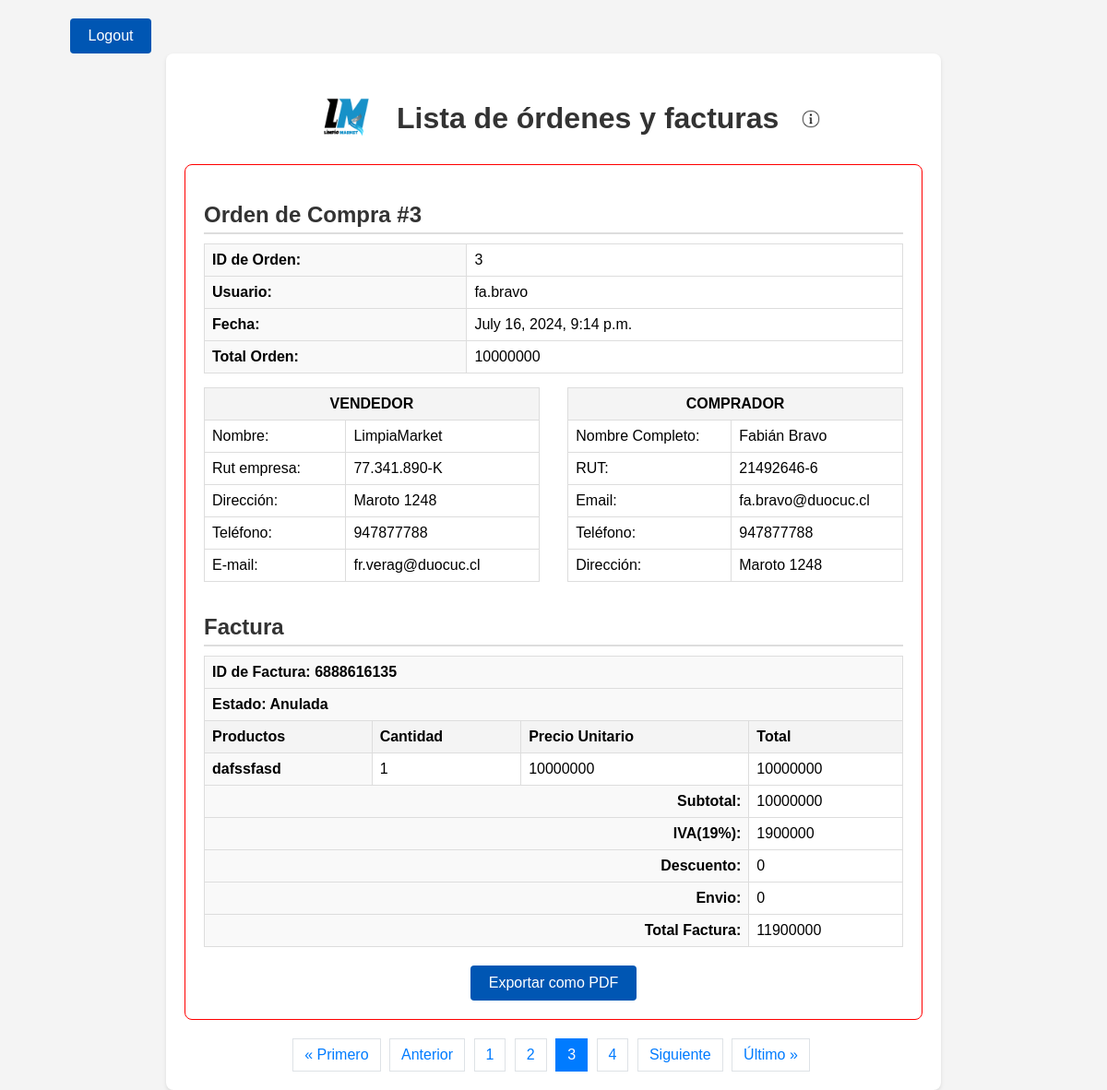
The page /lista_productos/?page=3 (signed in) on the database its author committed.
### webMarket/models.py (models this page shows, shortened)
class OrdenDeCompra(models.Model):
    id = models.AutoField(primary_key=True)  # Agregar campo id explícitamente
    usuario = models.ForeignKey(Usuario, on_delete=models.CASCADE)
    fecha = models.DateTimeField(auto_now_add=True)
    subtotal = models.IntegerField()
    total = models.IntegerField()
    descuento = models.IntegerField(null=True, blank=True)
    envio = models.IntegerField(null=True, blank=True)
    direccion = models.CharField(max_length=255, null=True, blank=True)

class Usuario(AbstractBaseUser, PermissionsMixin):
    nombre_usuario = models.CharField(max_length=30, unique=True)
    rut = models.CharField(max_length=10)
    email = models.EmailField()
    telefono = models.CharField(max_length=20)
    direccion = models.CharField(max_length=100)
    nombre_completo = models.CharField(max_length=100)
    is_active = models.BooleanField(default=True)
    is_staff = models.BooleanField(default=False)
    is_superuser = models.BooleanField(default=False)
    groups = models.ManyToManyField(
        Group,
        related_name='custom_user_groups',
        blank=True,
        help_text='The groups this user belongs to. A user will get all permissions granted to each of their groups.',
        verbose_name='groups'
    )
    user_permissions = models.ManyToManyField(
        Permission,
        related_name='custom_user_permissions',
        blank=True,
        help_text='Specific permissions for this user.',
        verbose_name='user permissions'
    )
    objects = MiAdministradorDeUsuarios()
    USERNAME_FIELD = 'nombre_usuario'
    REQUIRED_FIELDS = ['email', 'rut', 'telefono', 'direccion', 'nombre_completo']
    class Meta:
        verbose_name = 'usuario'
        verbose_name_plural = 'usuarios'

class Factura(models.Model):
    orden_de_compra = models.OneToOneField(OrdenDeCompra, on_delete=models.CASCADE)
    numero_factura = models.CharField(max_length=10, unique=True)
    subtotal = models.IntegerField()
    impuestos = models.IntegerField()
    total = models.IntegerField()
    fecha_emision = models.DateTimeField(default=timezone.now)
    condicion = models.CharField(max_length=20, default='creada')
    estado = models.CharField(max_length=20, default='Por Entregar')
    motivo = models.TextField(null=True, blank=True)
    rut = models.CharField(max_length=12, null=True, blank=True)
    direccion = models.CharField(max_length=255, null=True, blank=True)
    foto = models.ImageField(upload_to='webMarket/static/img/', null=True, blank=True)

class Producto(models.Model):
    id = models.AutoField(primary_key=True)  # Agregar campo id explícitamente
    nombre = models.CharField(max_length=100)
    precio = models.IntegerField()

### webMarket/views.py (the view, shortened to what this page needs)
# urls.py: path('lista_productos/', lista_productos, name='lista_productos'),
@login_required
def lista_productos(request):
    usuario = request.user
    if request.user.is_superuser:
        ordenes = OrdenDeCompra.objects.all().prefetch_related('detalles__producto', 'factura__detalles_estado')
    else:
        try:
            usuario = Usuario.objects.get(nombre_usuario=usuario.nombre_usuario)
        except Usuario.DoesNotExist:
            return HttpResponseForbidden("El usuario no existe.")
        ordenes = OrdenDeCompra.objects.filter(usuario=usuario).prefetch_related('detalles__producto', 'factura__detalles_estado')
    ordenes_con_factura = []
    for orden in ordenes:
        impuestos = int(orden.subtotal * 0.19)
        total_factura = orden.subtotal + impuestos
        factura, created = Factura.objects.get_or_create(
            orden_de_compra=orden,
            defaults={
                'numero_factura': get_random_string(length=10, allowed_chars='0123456789'),
                'subtotal': orden.subtotal,
                'impuestos': impuestos,
                'total': total_factura,
                'fecha_emision': timezone.now(),
                'estado': 'Por entregar'
            }
        )
        if not created:
            if factura.total != total_factura:
                factura.subtotal = orden.subtotal
                factura.impuestos = impuestos
                factura.total = total_factura
                factura.save()
        if request.user.is_superuser or factura.estado != 'Entregado':
            detalles_con_totales = [
                {
                    'producto': detalle.producto,
                    'cantidad': detalle.cantidad,
                    'total': detalle.cantidad * detalle.producto.precio
                }
                for detalle in orden.detalles.all()
            ]
            ordenes_con_factura.append({
                'orden': orden,
                'factura': factura,
                'total': orden.detalles.aggregate(total=Sum(F('cantidad') * F('producto__precio')))['total'] or 0,
                'detalles': detalles_con_totales
            })
    if request.user.is_superuser:
        facturas_creadas = Factura.objects.filter(condicion='creada').count()
        facturas_anuladas = Factura.objects.filter(condicion='Anulada').count()
        facturas_rectificadas = Factura.objects.filter(condicion='rectificado').count()
        facturas_por_entregar = Factura.objects.filter(estado='Por entregar').count()
        facturas_entregadas = Factura.objects.filter(estado='Entregado').count()
        facturas_rechazadas = Factura.objects.filter(estado='Rechazado').count()
    if facturas_creadas < 0:
        facturas_creadas = 0
    paginator = Paginator(ordenes_con_factura, 1)  # Muestra 2 órdenes por página
    page_number = request.GET.get('page')
    page_obj = paginator.get_page(page_number)
    return render(request, 'lista.html', {
        'page_obj': page_obj,
        'es_superusuario': request.user.is_superuser,
        'facturas_creadas': facturas_creadas,
        'facturas_anuladas': facturas_anuladas,
        'facturas_por_entregar': facturas_por_entregar,
        'facturas_entregadas': facturas_entregadas,
        'facturas_rechazadas': facturas_rechazadas,
        'facturas_rectificadas': facturas_rectificadas,
    })

### webMarket/templates/lista.html (shortened to what this page needs)
<!DOCTYPE html>
<html>
<head>
    {% load static %}
    <link rel="stylesheet" href="{% static 'css/lista.css' %}">
</head>
<body>
    <div class="button-container">
        <a href="{% url 'logout' %}" class="btn" id="logoutBtn" style="margin-right: 80%;">Logout</a>
    </div>
    <div class="container">
        <div class="logo-container" style="display: flex; align-items: center; margin-left: 15%;">
            <img src="{% static 'img/l.png' %}" alt="Logo" width="100" style="margin-right: 10px;">
            <h1>Lista de órdenes y facturas
                <button id="infoButton" style="background: none; border: none; cursor: pointer; margin-left: 10px;">
                    <img src="{% static 'img/info-icon.png' %}" alt="Info" width="20">
                </button>
            </h1>
        </div>
        {% for item in page_obj %}
        <div class="orden {% if item.factura.condicion == 'creada' and item.factura.estado == 'Por entregar' or item.factura.estado == 'Por Entregar' %}amarillo{% elif item.factura.condicion == 'rectificado' and item.factura.estado == 'Por Entregar' %}naranjo{% elif item.factura.condicion == 'creada' or item.factura.condicion == 'rectificado' and item.factura.estado == 'Entregado' %}verde{% elif item.factura.condicion == 'Anulada' %}rojo{% endif %}">
            <h2>Orden de Compra #{{item.orden.id}}</h2>
            <div class="info-container">
                <table>
                    <tr>
                        <td>ID de Orden:</td>
                        <td>{{ item.orden.id }}</td>
                    </tr>
                    <tr>
                        <td>Usuario:</td>
                        <td>{{ item.orden.usuario.nombre_usuario }}</td>
                    </tr>
                    <tr>
                        <td>Fecha:</td>
                        <td>{{ item.orden.fecha }}</td>
                    </tr>
                    <tr>
                        <td>Total Orden:</td>
                        <td>{{ item.total }}</td>
                    </tr>
                </table>
            </div>
            <div class="vendedor-comprador-container">
                <div class="vendedor">
                    <table class="vendedor-comprador-tabla">
                        <thead>
                            <tr>
                                <th colspan="2">VENDEDOR</th>
                            </tr>
                        </thead>
                        <tbody>
                            <tr>
                                <td>Nombre:</td>
                                <td>LimpiaMarket</td>
                            </tr>
                            <tr>
                                <td>Rut empresa:</td>
                                <td>77.341.890-K</td>
                            </tr>
                            <tr>
                                <td>Dirección:</td>
                                <td>Maroto 1248</td>
                            </tr>
                            <tr>
                                <td>Teléfono:</td>
                                <td>947877788</td>
                            </tr>
                            <tr>
                                <td>E-mail:</td>
                                <td>fr.verag@duocuc.cl</td>
                            </tr>
                        </tbody>
                    </table>
                </div>
                <div class="comprador">
                    <table class="vendedor-comprador-tabla">
                        <thead>
                            <tr>
                                <th colspan="2">COMPRADOR</th>
                            </tr>
                        </thead>
                        <tbody>
                            <tr>
                                <td>Nombre Completo:</td>
                                <td>{{ item.orden.usuario.nombre_completo }}</td>
                            </tr>
                            <tr>
                                <td>RUT:</td>
                                <td>{{ item.orden.usuario.rut }}</td>
                            </tr>
                            <tr>
                                <td>Email:</td>
                                <td>{{ item.orden.usuario.email }}</td>
                            </tr>
                            <tr>
                                <td>Teléfono:</td>
                                <td>{{ item.orden.usuario.telefono }}</td>
                            </tr>
                            <tr>
                                <td>Dirección:</td>
                                <td>{{ item.orden.usuario.direccion }}</td>
                            </tr>
                        </tbody>
                    </table>
                </div>
            </div>
            <h2>Factura</h2>
            <div class="info-container">
                <table class="factura-tabla" data-estado="{{ item.factura.estado }}">
                    <thead>
                        <tr>
                            <td colspan="4"><strong>ID de Factura:</strong> {{ item.factura.numero_factura }}</td>
                        </tr>
                        <tr>
                            <td colspan="4"><strong>Estado:</strong> {{ item.factura.estado }}</td>
                        </tr>
                        <tr>
                            <th>Productos</th>
                            <th>Cantidad</th>
                            <th>Precio Unitario</th>
                            <th>Total</th>
                        </tr>
                    </thead>
                    <tbody>
                        {% for detalle in item.detalles %}
                        <tr>
                            <td>{{ detalle.producto.nombre }}</td>
                            <td>{{ detalle.cantidad }}</td>
                            <td>{{ detalle.producto.precio }}</td>
                            <td>{{ detalle.total }}</td>
                        </tr>
                        {% endfor %}
                        <tr>
                            <td colspan="3" style="text-align: right;"><strong>Subtotal:</strong></td>
                            <td>{{ item.factura.subtotal|floatformat:0 }}</td>
                        </tr>
                        <tr>
                            <td colspan="3" style="text-align: right;"><strong>IVA(19%):</strong></td>
                            <td>{{ item.factura.impuestos|floatformat:0 }}</td>
                        </tr>
                        <tr>
                            <td colspan="3" style="text-align: right;"><strong>Descuento:</strong></td>
                            <td>0</td>
                        </tr>
                        <tr>
                            <td colspan="3" style="text-align: right;"><strong>Envio:</strong></td>
                            <td>0</td>
                        </tr>
                        <tr>
                            <td colspan="3" style="text-align: right;"><strong>Total Factura:</strong></td>
                            <td>{{ item.factura.total|floatformat:0 }}</td>
                        </tr>
                    </tbody>
                </table>
            </div>
            <div class="button-container">
                <button class="btn exportar-pdf" data-factura-id="{{ item.factura.numero_factura }}">Exportar como PDF</button>
            </div>
        </div>
        {% endfor %}
        <div class="pagination-container">
            <ul class="pagination">
                {% if page_obj.has_previous %}
                <li class="page-item">
                    <a class="page-link" href="?page=1" aria-label="Primero">
                        &laquo; Primero
                    </a>
                </li>
                <li class="page-item">
                    <a class="page-link" href="?page={{ page_obj.previous_page_number }}" aria-label="Anterior">
                        Anterior
                    </a>
                </li>
                {% endif %}
                {% for num in page_obj.paginator.page_range %}
                {% if page_obj.number == num %}
                <li class="page-item active">
                    <span class="page-link">{{ num }}</span>
                </li>
                {% elif num > page_obj.number|add:'-3' and num < page_obj.number|add:'3' %} <li class="page-item">
                    <a class="page-link" href="?page={{ num }}">{{ num }}</a>
                    </li>
                    {% endif %}
                    {% endfor %}
                    {% if page_obj.has_next %}
                    <li class="page-item">
                        <a class="page-link" href="?page={{ page_obj.next_page_number }}" aria-label="Siguiente">
                            Siguiente
                        </a>
                    </li>
                    <li class="page-item">
                        <a class="page-link" href="?page={{ page_obj.paginator.num_pages }}" aria-label="Último">
                            Último &raquo;
                        </a>
                    </li>
                    {% endif %}
            </ul>
        </div>
    </div>
</body>
</html>

### rows shown on the page
OrdenDeCompra: orden.id "3", orden.usuario.nombre_usuario "fa.bravo", orden.fecha "July 16, 2024, 9:14 p.m.", total "10000000", orden.usuario.nombre_completo "Fabián Bravo", orden.usuario.rut "21492646-6", orden.usuario.email "fa.bravo@duocuc.cl", orden.usuario.telefono "947877788", orden.usuario.direccion "Maroto 1248", factura.numero_factura "6888616135", factura.estado "Anulada", factura.subtotal "10000000", factura.impuestos "1900000", factura.total "11900000"
Producto: producto.nombre "dafssfasd", cantidad "1", producto.precio "10000000", total "10000000"

### other values the page prints
{{ num }} "1" "2" "4"
{{ num }} "3"
